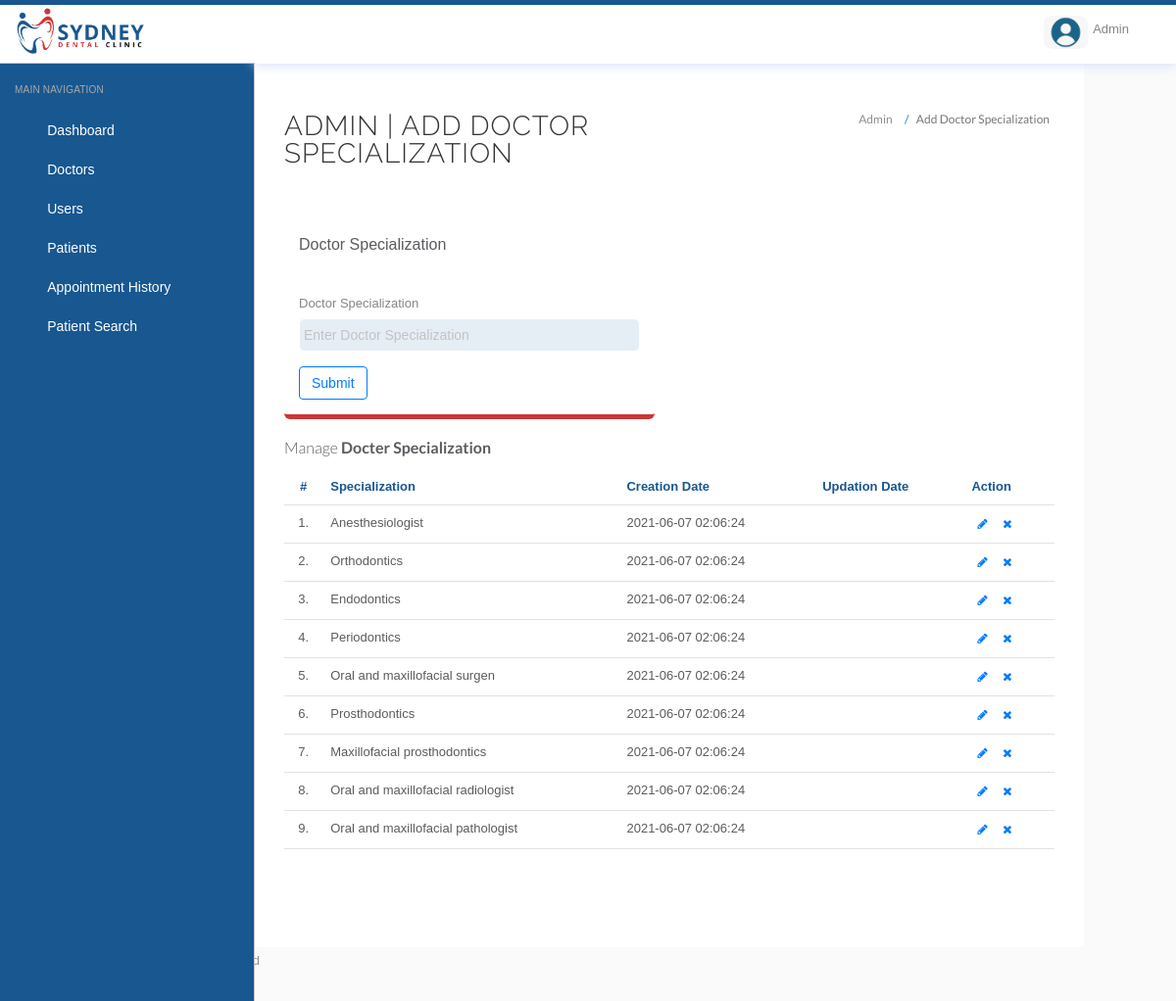
The page /admin/doctor-specilization.php (signed in) on the database its author committed.
### tables this page shows
CREATE TABLE IF NOT EXISTS `doctorspecilization` (
  `id` int(11) NOT NULL AUTO_INCREMENT,
  `specilization` varchar(255) DEFAULT NULL,
  `creationDate` timestamp NULL DEFAULT CURRENT_TIMESTAMP,
  `updationDate` timestamp NULL DEFAULT NULL ON UPDATE CURRENT_TIMESTAMP,
  PRIMARY KEY (`id`)
);

### admin/doctor-specilization.php (the view, shortened to what this page needs)
<?php
include('include/config.php');
?>
<!DOCTYPE html>
<html lang="en">
	<head>
		<link rel="stylesheet" href="vendor/bootstrap/css/bootstrap.min.css">
		<link rel="stylesheet" href="vendor/fontawesome/css/font-awesome.min.css">
		<link rel="stylesheet" href="vendor/themify-icons/themify-icons.min.css">
		<link href="vendor/animate.css/animate.min.css" rel="stylesheet" media="screen">
		<link href="vendor/perfect-scrollbar/perfect-scrollbar.min.css" rel="stylesheet" media="screen">
		<link href="vendor/switchery/switchery.min.css" rel="stylesheet" media="screen">
		<link href="vendor/bootstrap-touchspin/jquery.bootstrap-touchspin.min.css" rel="stylesheet" media="screen">
		<link href="vendor/select2/select2.min.css" rel="stylesheet" media="screen">
		<link href="vendor/bootstrap-datepicker/bootstrap-datepicker3.standalone.min.css" rel="stylesheet" media="screen">
		<link href="vendor/bootstrap-timepicker/bootstrap-timepicker.min.css" rel="stylesheet" media="screen">
			<link rel="stylesheet" href="../assets/css/styles.css">
		<link rel="stylesheet" href="../assets/css/plugins.css">
		<link rel="stylesheet" href="../assets/css/themes/theme-1.css" id="skin_color" />
	</head>
	<body>
		<div id="app">
<?php include('include/sidebar.php');?>
			<div class="app-content">
						<?php include('include/header.php');?>
				<div class="main-content" >
					<div class="wrap-content container" id="container">
						<section id="page-title">
							<div class="row">
								<div class="col-sm-8">
									<h1 class="mainTitle">Admin | Add Doctor Specialization</h1>
																	</div>
								<ol class="breadcrumb">
									<li>
										<span>Admin</span>
									</li>
									<li class="active">
										<span>Add Doctor Specialization</span>
									</li>
								</ol>
							</div>
						</section>
						<div class="container-fluid container-fullw bg-white">
							<div class="row">
								<div class="col-md-12">
									<div class="row margin-top-30">
										<div class="col-lg-6 col-md-12">
											<div class="panel panel-white">
												<div class="panel-heading">
													<h5 class="panel-title">Doctor Specialization</h5>
												</div>
												<div class="panel-body">
													<form role="form" name="dcotorspcl" method="post" >
														<div class="form-group">
															<label for="exampleInputEmail1">
																Doctor Specialization
															</label>
							<input type="text" name="doctorspecilization" class="form-control"  placeholder="Enter Doctor Specialization">
														</div>
														<button type="submit" name="submit" class="btn btn-o btn-primary">
															Submit
														</button>
													</form>
												</div>
											</div>
										</div>
											</div>
										</div>
									</div>
									<div class="row">
								<div class="col-md-12">
									<h5 class="over-title margin-bottom-15">Manage <span class="text-bold">Docter Specialization</span></h5>
									<table class="table table-hover" id="sample-table-1">
										<thead>
											<tr>
												<th class="center">#</th>
												<th>Specialization</th>
												<th class="hidden-xs">Creation Date</th>
												<th>Updation Date</th>
												<th>Action</th>
											</tr>
										</thead>
										<tbody>
<?php
$sql=mysqli_query($con,"select * from doctorSpecilization");
$cnt=1;
while($row=mysqli_fetch_array($sql))
{
?>
											<tr>
												<td class="center"><?php echo $cnt;?>.</td>
												<td class="hidden-xs"><?php echo $row['specilization'];?></td>
												<td><?php echo $row['creationDate'];?></td>
												<td><?php echo $row['updationDate'];?>
												</td>
												<td >
												<div class="visible-md visible-lg hidden-sm hidden-xs">
							<a href="edit-doctor-specialization.php?id=<?php echo $row['id'];?>" class="btn btn-transparent btn-xs" tooltip-placement="top" tooltip="Edit"><i class="fa fa-pencil"></i></a>
	<a href="doctor-specilization.php?id=<?php echo $row['id']?>&del=delete" onClick="return confirm('Are you sure you want to delete?')"class="btn btn-transparent btn-xs tooltips" tooltip-placement="top" tooltip="Remove"><i class="fa fa-times fa fa-white"></i></a>
												</div>
												</td>
											</tr>
											<?php
$cnt=$cnt+1;
											 }?>
										</tbody>
									</table>
								</div>
							</div>
								</div>
							</div>
						</div>
					</div>
				</div>
	<?php include('include/footer.php');?>
	</body>
</html>

### admin/include/sidebar.php (shortened to what this page needs)
<div class="sidebar app-aside" id="sidebar">
				<div class="sidebar-container perfect-scrollbar">
<nav>
						<div class="navbar-title">
							<span>Main Navigation</span>
						</div>
						<ul class="main-navigation-menu">
							<li>
								<a href="dashboard.php">
									<div class="item-content">
										<div class="item-media">
											<i class="ti-home"></i>
										</div>
										<div class="item-inner">
											<span class="title"> Dashboard </span>
										</div>
									</div>
								</a>
							</li>
							<li>
								<a href="javascript:void(0)">
									<div class="item-content">
										<div class="item-media">
											<i class="ti-user"></i>
										</div>
										<div class="item-inner">
											<span class="title"> Doctors </span><i class="icon-arrow"></i>
										</div>
									</div>
								</a>
								</li>
				<li>
								<a href="javascript:void(0)">
									<div class="item-content">
										<div class="item-media">
											<i class="ti-user"></i>
										</div>
										<div class="item-inner">
											<span class="title"> Users </span><i class="icon-arrow"></i>
										</div>
									</div>
								</a>
								</li>
								<li>
								<a href="javascript:void(0)">
									<div class="item-content">
										<div class="item-media">
											<i class="ti-user"></i>
										</div>
										<div class="item-inner">
											<span class="title"> Patients </span><i class="icon-arrow"></i>
										</div>
									</div>
								</a>
								</li>
<li>
								<a href="appointment-history.php">
									<div class="item-content">
										<div class="item-media">
											<i class="ti-file"></i>
										</div>
										<div class="item-inner">
											<span class="title"> Appointment History </span>
										</div>
									</div>
								</a>
							</li>
							<li>
								<a href="patient-search.php">
									<div class="item-content">
										<div class="item-media">
											<i class="ti-search"></i>
										</div>
										<div class="item-inner">
											<span class="title"> Patient Search </span>
										</div>
									</div>
								</a>
							</li>
						</ul>
					</nav>
					</div>
			</div>

### admin/include/header.php (shortened to what this page needs)
<header class="navbar navbar-default navbar-static-top">
					<div class="navbar-header">
	 					<div class="navbar-brand" href="#">
							<div class="head-logo"><img src="../assets/images/logo-sydney.png"></div>
						</div>
						<a href="#" class="sidebar-toggler pull-right visible-md visible-lg" data-toggle-class="app-sidebar-closed" data-toggle-target="#app">
							<i class="ti-align-justify"></i>
						</a>
					</div>
					<div class="navbar-collapse collapse">
						<ul class="nav navbar-right">
							<li class="dropdown current-user">
								<a href class="dropdown-toggle" data-toggle="dropdown">
									<img src="../assets/images/admin.png" > <span class="username">
									Admin
									<i class="ti-angle-down"></i></i></span>
								</a>
							</li>
						</ul>
					</div>
				</header>

### admin/include/footer.php
<footer>
				<div class="footer-inner">
					<div class="pull-left">
						&copy; <span class="current-year"></span><span class="text-bold text-uppercase"> Sydney Dental</span>. <span>All rights reserved</span>
					</div>
					<div class="pull-right">
						<span class="go-top"><i class="ti-angle-up"></i></span>
					</div>
				</div>
			</footer>

### assets/css/plugins.css (style rules this page uses)
.perfect-scrollbar { overflow-y: hidden !important; }

### assets/css/themes/theme-1.css (style rules this page uses)
body { background: #FAFAFA; }
header .navbar-header { background: #ffffff !important; border-right-color: #c8c7cc !important; border-bottom-color: #c8c7cc !important; }
header .navbar-header .sidebar-toggler, header .navbar-header .sidebar-mobile-toggler { color: #007aff !important; }
header .navbar-header .navbar-brand { color: #777 !important; }
header .navbar-collapse { background: #ffffff !important; border-bottom-color: #c8c7cc !important; box-shadow: none !important; }
header .navbar-collapse .navbar-right > li > a { color: #777; }
header .navbar-collapse .navbar-right > li > a i { color: #007aff !important; }
#sidebar { background: #EFEFF4 !important; }
#sidebar:before { border-right-width: "1px" !important; border-right-style: solid; border-right-color: #c8c7cc !important; }
#sidebar nav { border-right-width: "1px" !important; border-right-style: solid; border-right-color: #c8c7cc !important; }
#sidebar nav .navbar-title { color: #aaaaaa; }
#sidebar nav > ul { background: #ffffff !important; border-bottom-color: #c8c7cc !important; border-top-color: #c8c7cc !important; }
#sidebar nav > ul > li > a .item-media > i { color: #007aff !important; }
#sidebar nav > ul > li > a .item-inner { color: white !important; border-bottom-color: #c8c7cc; }

### rows shown on the page
doctorspecilization: specilization "Anesthesiologist", creationDate "2021-06-07 02:06:24"
doctorspecilization: specilization "Orthodontics", creationDate "2021-06-07 02:06:24"
doctorspecilization: specilization "Endodontics", creationDate "2021-06-07 02:06:24"
doctorspecilization: specilization "Periodontics", creationDate "2021-06-07 02:06:24"
doctorspecilization: specilization "Oral and maxillofacial surgen", creationDate "2021-06-07 02:06:24"
doctorspecilization: specilization "Prosthodontics", creationDate "2021-06-07 02:06:24"
doctorspecilization: specilization "Maxillofacial prosthodontics", creationDate "2021-06-07 02:06:24"
doctorspecilization: specilization "Oral and maxillofacial radiologist", creationDate "2021-06-07 02:06:24"
doctorspecilization: specilization "Oral and maxillofacial pathologist", creationDate "2021-06-07 02:06:24"
